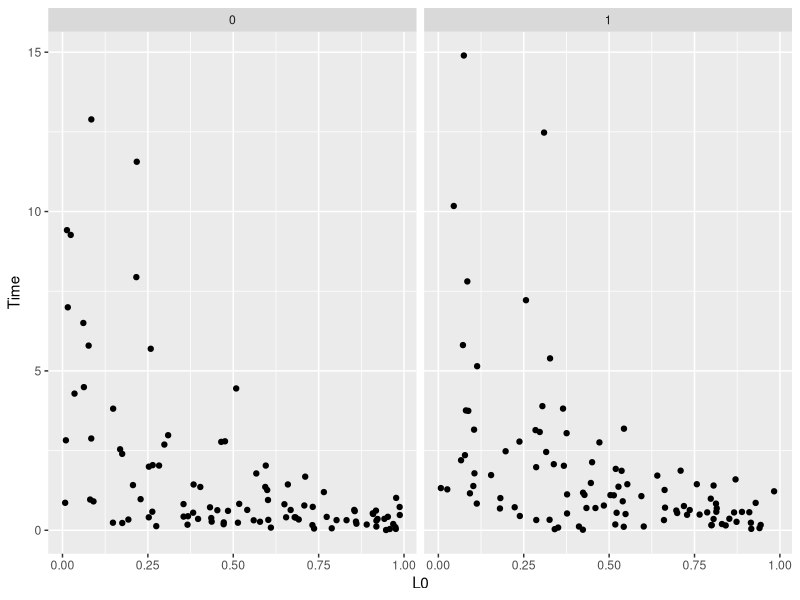

R code for this plot:
## ---- chunk 1
knitr::opts_chunk$set(echo = TRUE)
# Libraries
library(gridExtra)
library(tidyverse)
## ---- chunk 2
at_risk_sur <- function(x, k) as.numeric(k == 0)

at_risk_comp <- function(x, k)  as.numeric(k == 0)

at_risk_op <- function(x, k) {
  # x == 1 and x == 2 correspond to censoring and death
  if(x == 1 | x == 2) as.numeric(k == 0 | k == 1)
  # x == 0 corresponds to operation
  else as.numeric(k == 0)
}
 
## ---- chunk 3
sur_sim <- function(N,                      # Number of individuals
                    beta,                   # Baseline covariate effects
                    eta,                    # Shape parameters
                    nu,                     # Scale parameters
                    at_risk,                # Function defining the setting
                    term_deltas             # Terminal events
                    ){
  
  # Events
  x <- 1:ncol(beta)
  
  # Intensities
  phi_x <- function(x, k) {
    exp(L0 * beta[1,x] + k * beta[2,x] + A * beta[3,x])
  }
  
  
  lambda_x <- function(x, t, k) {
    at_risk(x - 1, k) * eta[x] * nu[x] * t ^ (nu[x] - 1) * phi_x(x, k)
  } 
  
  # Summed cumulative hazard
  sum_cum_haz <- function(u, t, k) {
    sum(sapply(x, function(x) {
      at_risk(x - 1, k) * eta[x] * phi_x(x, k) * ((t + u) ^ nu[x] - t ^ nu[x])
    }))}
  
  
  # Inverse summed cumulative hazard function
  inverse_sc_haz <- function(p, t, k, lower_bound = 0, upper_bound = 100) {
    
    root_function <- function(u) sum_cum_haz(u, t, k) - p
    
  uniroot(root_function, lower = lower_bound, upper = upper_bound)$root
  }
  
  # Event probabilities
  probs <- function(t, k){
    
    probs <- sapply(x, function(x) lambda_x(x, t, k))
    summ <- sum(probs)
    
    probs / summ
  }
  
  # Simulation
  res <- tibble(ID = numeric(), L0 = numeric(), Time = numeric(), Delta = numeric(), A = numeric())

  for(j in 1:N){
    
    # Draw
    L0 <- runif(1)
    A <- rbinom(1, 1, 0.5)
    
    # Initialize
    T_k1 <- 0
    Delta <- -1
    
    # Iterate
    Ts <- c()
    Deltas <- c()
    k <- 0
    
    #browser()
    while(! Delta %in% term_deltas){
      V <- runif(1)
      W_k1 <- inverse_sc_haz(-log(V), T_k1, k)
      T_k1 <- T_k1 + W_k1
      Ts[k + 1] <- T_k1
      Deltas[k + 1] <- sample(1:length(x), size = 1, prob = probs(T_k1, k)) - 1
      Delta <- Deltas[k + 1]
      k <- k + 1
    }
    
    jth_res <- tibble(ID = rep(j, length(Ts)), 
                      L0 = rep(L0,length(Ts)),
                      A = rep(A,length(Ts)),
                      Time = Ts, 
                      Delta = Deltas) 
    res <- bind_rows(res, jth_res)
  }
  return(res)
}
## ---- chunk 4
N <- 100
eta <- c(0.1, 0.1, 0.1)
nu <- c(1.1, 1.1, 1.1)
beta <- matrix(c(3, 0.1, 0, 3, 0.1, -1, 3, 0.1, 0), ncol = 3)

term_deltas <- c(1, 2)

# Checking whether the simulations work
sur_sim(N = N, beta = beta, eta = eta, nu = nu, at_risk = at_risk_op, 
        term_deltas = term_deltas)
sur_sim(N = N, beta = beta[,2:3], eta = eta[2:3], nu = nu[2:3], at_risk = at_risk_sur, 
        term_deltas = c(0,1))
sur_sim(N = N, beta = beta, eta = eta, nu = nu, at_risk = at_risk_comp, 
        term_deltas = c(0,1,2))


#survsim::sur_sim(N = N, beta = beta, eta = eta, nu = nu, at_risk = at_risk_op, 
#        term_deltas = term_deltas)

## ---- chunk 5
N <- 200
data <- sur_sim(N = N, beta = beta[,2:3], eta = eta[2:3], nu = nu[2:3], at_risk = at_risk_sur, 
        term_deltas = c(0,1))


ggplot(data) +
  geom_point(aes(x = L0, y = Time))+
  facet_wrap(~A)


library(survival)
survfit <- coxph(Surv(Time, Delta == 0) ~ L0 + A, data = data)
summary(survfit)
